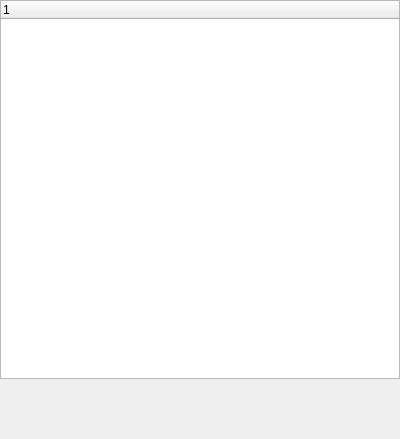
<?xml version="1.0" encoding="UTF-8"?>
<ui version="4.0">
 <class>ContractWidgetUB</class>
 <widget class="QWidget" name="ContractWidgetUB">
  <property name="geometry">
   <rect>
    <x>0</x>
    <y>0</y>
    <width>400</width>
    <height>439</height>
   </rect>
  </property>
  <property name="windowTitle">
   <string>Form</string>
  </property>
  <layout class="QVBoxLayout" name="verticalLayout">
   <property name="spacing">
    <number>0</number>
   </property>
   <property name="leftMargin">
    <number>0</number>
   </property>
   <property name="topMargin">
    <number>0</number>
   </property>
   <property name="rightMargin">
    <number>0</number>
   </property>
   <property name="bottomMargin">
    <number>0</number>
   </property>
   <item>
    <widget class="QSplitter" name="splitter">
     <property name="orientation">
      <enum>Qt::Vertical</enum>
     </property>
     <property name="handleWidth">
      <number>1</number>
     </property>
     <widget class="QTreeWidget" name="treeWidget">
      <column>
       <property name="text">
        <string notr="true">1</string>
       </property>
      </column>
     </widget>
     <widget class="FunctionWidgetUB" name="functionWidget" native="true"/>
    </widget>
   </item>
  </layout>
 </widget>
 <customwidgets>
  <customwidget>
   <class>FunctionWidgetUB</class>
   <extends>QWidget</extends>
   <header>contractwidget/functionwidgetub.h</header>
   <container>1</container>
  </customwidget>
 </customwidgets>
 <resources/>
 <connections/>
</ui>
